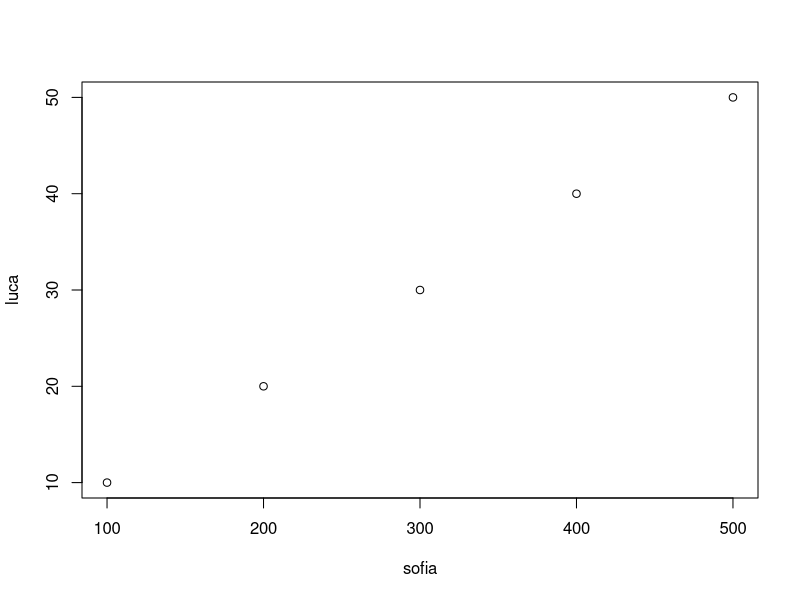
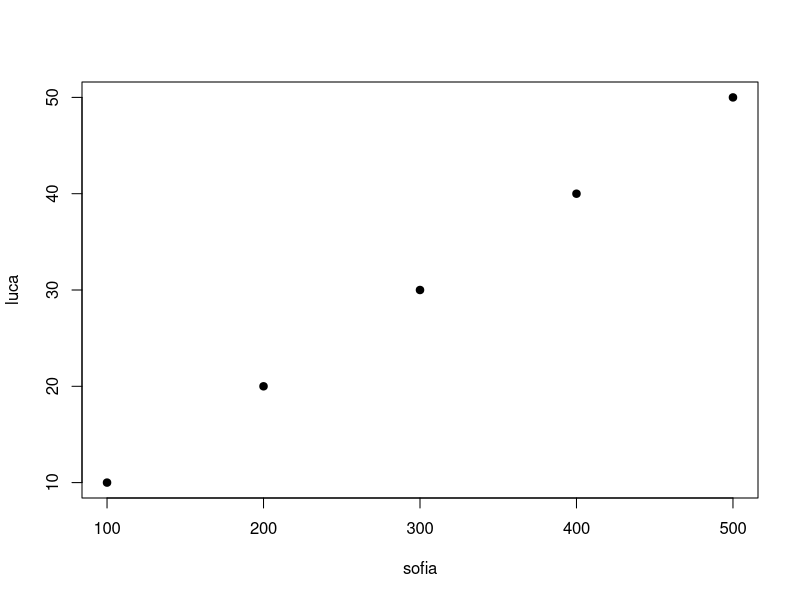
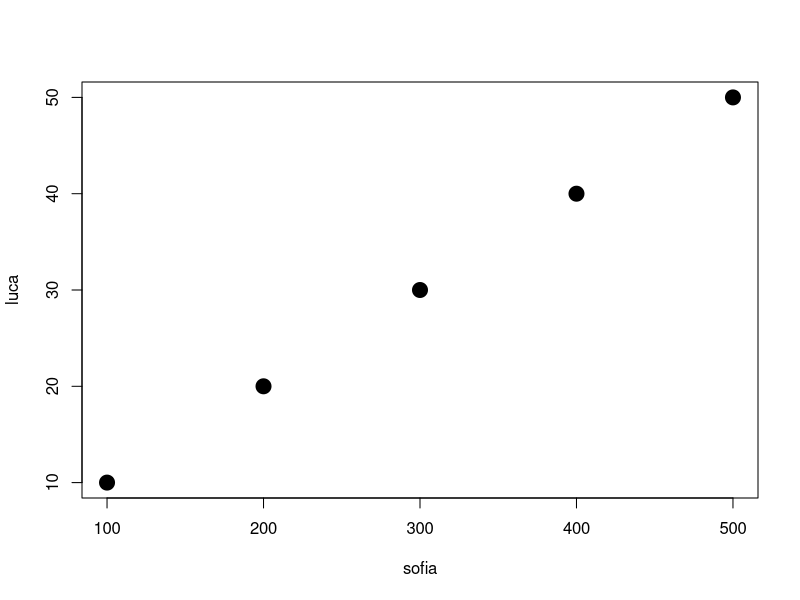
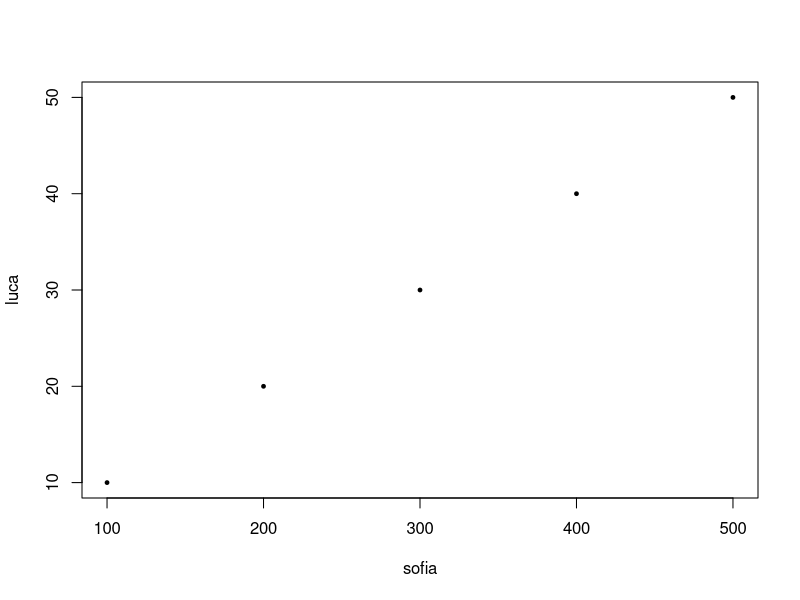
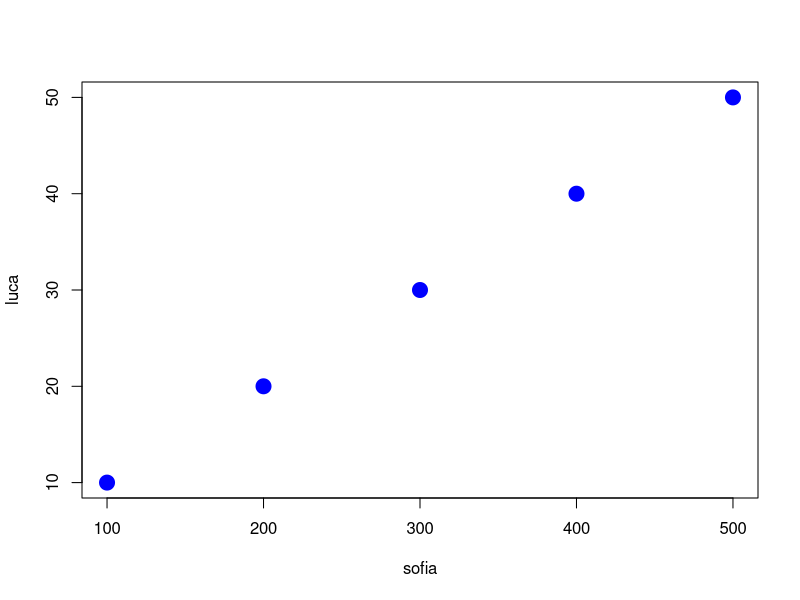
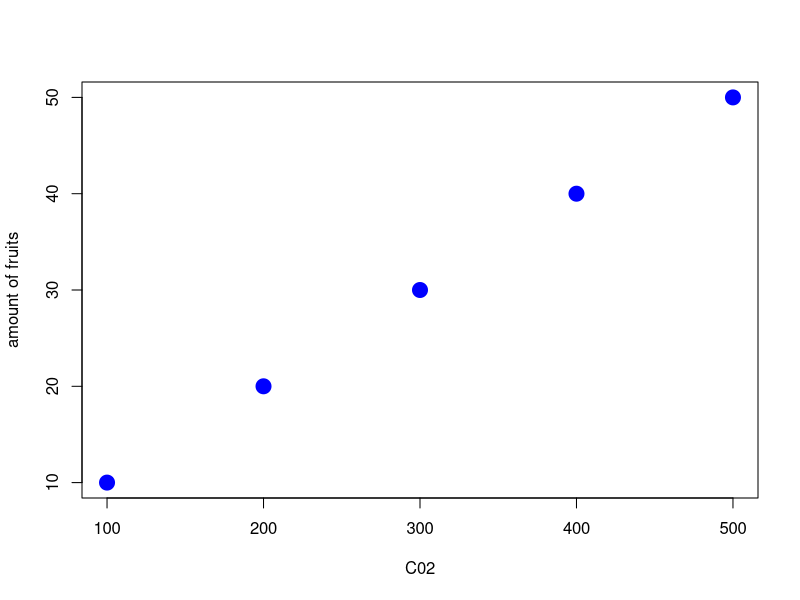

These charts were generated, in order, by the following R code:
# Under the hashtag the software R will not detect the code. So this is how we can comment our script

# Exercise
# We will use R as a simple calculator
2 + 3 

# Now we can assign our value to an object by adding the symbol <-
# In this way we create a new variable with an assigned value
cato <- 2 + 3 
cato # By plotting "cato" we will diretcly have the result 5

# Let's do another example
beatrice <- 4 + 2
beatrice 

# Now we can do many more operations by using our new variables
cato + beatrice
cato ^ beatrice
(cato + beatrice) ^ cato 


# Arrays or vectors: a series of info coded all together
# We concatenate all the data by using the "c" function
# In this way we can create an array, the objects inside are all called arguments
luca <- c(10, 20, 30, 40, 50) 
luca # Let's run the code

# Now let's add some data
# This is going to be our second variable
sofia <- c(100, 200, 300, 400, 500)

# Now we can correlate the two variables by creating a plot
# To create a plot we use the "plot" function
# Eg. reationship between amount of CO2 and fruits
plot(sofia, luca) # By plotting these two variables together we observe a direct correlation between them

# Now I can make my plot look better by changing the symbols in it
# To modify the symbols we use "pch=" in the plot's argument
# To know which one I want to use I can google "symbols in R" 
# or I can check the site https://www.datanovia.com/en/blog/pch-in-r-best-tips/
plot(sofia, luca, pch=19) 

# Another change that we can make is the dimension of our symbol
# To do so we use "cex=" in the argument of the plot
plot(sofia, luca, pch=19, cex=2) # In this way we make the fots bigger 
plot(sofia, luca, pch=19, cex=0.5) # In this way we make them smaller

# Then we can modify the color by using "col=" in the argument
# To choose which color we either google "colors in R"
# or check this link https://r-graph-gallery.com/42-colors-names.html
plot(sofia, luca, pch=19, cex=2, col="blue") 

# One last change that I can m,ake is to add the labels in the plot
# To do so we use "xlab=" to add a label to the x axis and "ylab=" to add a label in the y axis
plot(sofia, luca, pch=19, cex=2, col="blue", xlab="C02", ylab="amount of fruits") 
